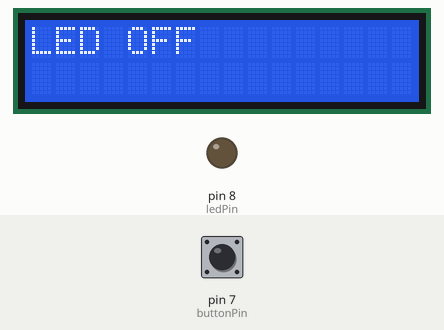
Simulated run of this sketch. Board: Arduino Uno, built with avr-gcc and run on an emulated ATmega328P. Shown: 16×2 character LCD, output pins drawn as LEDs (lit = HIGH). The test bench sets the inputs (shaded band); at power-on: pin 7 (buttonPin) LOW.

Above: at 2.2 s.
2.3 s: pin 7 (buttonPin) pulled HIGH for 0.15 s
At 2.4 s:
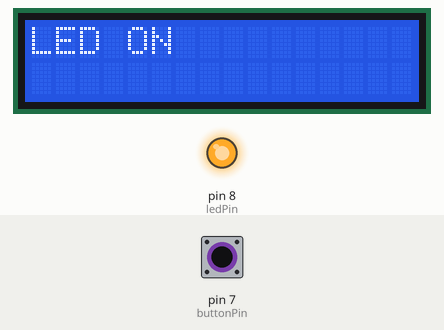
3.9 s: pin 7 (buttonPin) pulled HIGH for 3.2 s
At 8.4 s:
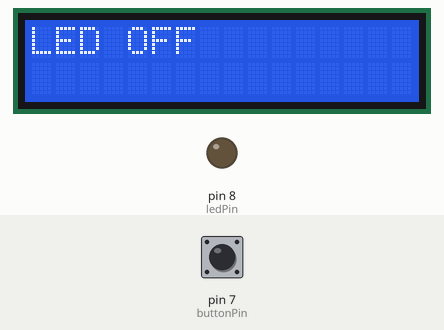
Timing chart, 0 to 9.9 s (numbered marks = the images above; inputs shaded):
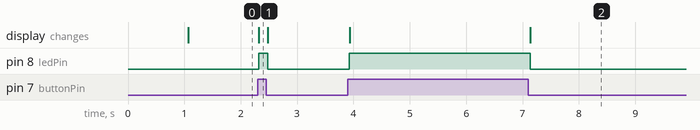

Measured:
- after the input at 2.3 s, pin 8 (ledPin): LOW → HIGH at once, → LOW 0.15 s later; the display: changes at once (image 1)
- after the input at 3.9 s, pin 8 (ledPin): LOW → HIGH at once, → LOW 3.2 s later; the display: first changes at once (image 2 shows a later state)

The sketch:

LCD_with_LED_Code.ino
```cpp
#include <LiquidCrystal.h>

LiquidCrystal lcd(12, 11, 5, 4, 3, 2);

int buttonPin = 7;
int ledPin = 8;

int buttonState = 0;
int lastButtonState = -1;

void setup() {
  pinMode(ledPin, OUTPUT);
  pinMode(buttonPin, INPUT);

  lcd.begin(16, 2);

   lcd.print("System Ready");
  delay(1000);
  lcd.clear();
  lcd.print("LED OFF");
}

void loop() {
  buttonState = digitalRead(buttonPin);

  if (buttonState != lastButtonState) {
    lcd.clear();

    if (buttonState == HIGH) {
      digitalWrite(ledPin, HIGH);
      lcd.print("LED ON");
    } else {
      digitalWrite(ledPin, LOW);
      lcd.print("LED OFF");
    }

    lastButtonState = buttonState;
  }

  delay(50);
}
```
